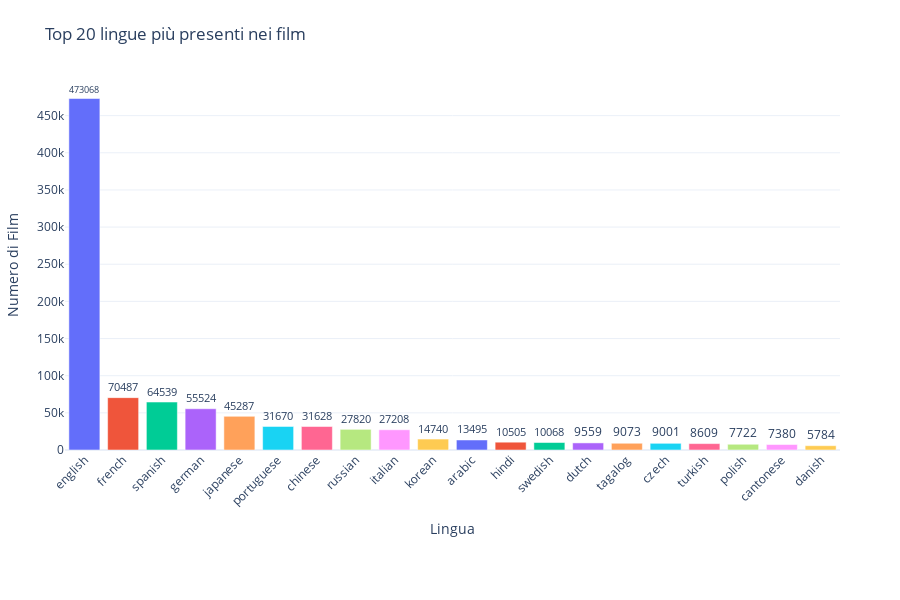

The notebook cell saved with this chart:
### Code cell
import pandas as pd
import plotly.express as px

language_counts = languages["language"].value_counts().reset_index()
language_counts.columns = ["language", "count"]

# 4. Seleziona le prime 20 lingue
top_languages = language_counts.head(20)

# 5. Crea bar chart verticale con colori discreti
fig = px.bar(
    top_languages,
    x="language",
    y="count",
    text="count",
    title="Top 20 lingue più presenti nei film",
    template="plotly_white",
    color="language",  # Colori per categoria
    color_discrete_sequence=px.colors.qualitative.Plotly  # Colori standard
)

# 6. Miglioramenti estetici
fig.update_layout(
    xaxis_title="Lingua",
    yaxis_title="Numero di Film",
    xaxis_tickangle=-45,
    height=600,
    margin=dict(t=80, l=60, r=60, b=150),
    showlegend=False  # Rimuove legenda perché già si vede sull’asse X
)

fig.update_traces(textposition="outside")

# 7. Mostra il grafico
fig.show()

### Figure 1 — Plotly figure (JSON) as saved in the notebook; plotly's stock layout.template omitted (floating-point values rounded to 4 significant figures)
{"data": [{"hovertemplate": "language=%{x}<br>count=%{text}<extra></extra>", "legendgroup": "english", "marker": {"color": "#636EFA", "pattern": {"shape": ""}}, "name": "english", "orientation": "v", "showlegend": true, "text": [473100.0], "textposition": "outside", "x": ["english"], "xaxis": "x", "y": [473068], "yaxis": "y", "type": "bar"}, {"hovertemplate": "language=%{x}<br>count=%{text}<extra></extra>", "legendgroup": "french", "marker": {"color": "#EF553B", "pattern": {"shape": ""}}, "name": "french", "orientation": "v", "showlegend": true, "text": [70490.0], "textposition": "outside", "x": ["french"], "xaxis": "x", "y": [70487], "yaxis": "y", "type": "bar"}, {"hovertemplate": "language=%{x}<br>count=%{text}<extra></extra>", "legendgroup": "spanish", "marker": {"color": "#00CC96", "pattern": {"shape": ""}}, "name": "spanish", "orientation": "v", "showlegend": true, "text": [64540.0], "textposition": "outside", "x": ["spanish"], "xaxis": "x", "y": [64539], "yaxis": "y", "type": "bar"}, {"hovertemplate": "language=%{x}<br>count=%{text}<extra></extra>", "legendgroup": "german", "marker": {"color": "#AB63FA", "pattern": {"shape": ""}}, "name": "german", "orientation": "v", "showlegend": true, "text": [55520.0], "textposition": "outside", "x": ["german"], "xaxis": "x", "y": [55524], "yaxis": "y", "type": "bar"}, {"hovertemplate": "language=%{x}<br>count=%{text}<extra></extra>", "legendgroup": "japanese", "marker": {"color": "#FFA15A", "pattern": {"shape": ""}}, "name": "japanese", "orientation": "v", "showlegend": true, "text": [45290.0], "textposition": "outside", "x": ["japanese"], "xaxis": "x", "y": [45287], "yaxis": "y", "type": "bar"}, {"hovertemplate": "language=%{x}<br>count=%{text}<extra></extra>", "legendgroup": "portuguese", "marker": {"color": "#19D3F3", "pattern": {"shape": ""}}, "name": "portuguese", "orientation": "v", "showlegend": true, "text": [31670.0], "textposition": "outside", "x": ["portuguese"], "xaxis": "x", "y": [31670], "yaxis": "y", "type": "bar"}, {"hovertemplate": "language=%{x}<br>count=%{text}<extra></extra>", "legendgroup": "chinese", "marker": {"color": "#FF6692", "pattern": {"shape": ""}}, "name": "chinese", "orientation": "v", "showlegend": true, "text": [31630.0], "textposition": "outside", "x": ["chinese"], "xaxis": "x", "y": [31628], "yaxis": "y", "type": "bar"}, {"hovertemplate": "language=%{x}<br>count=%{text}<extra></extra>", "legendgroup": "russian", "marker": {"color": "#B6E880", "pattern": {"shape": ""}}, "name": "russian", "orientation": "v", "showlegend": true, "text": [27820.0], "textposition": "outside", "x": ["russian"], "xaxis": "x", "y": [27820], "yaxis": "y", "type": "bar"}, {"hovertemplate": "language=%{x}<br>count=%{text}<extra></extra>", "legendgroup": "italian", "marker": {"color": "#FF97FF", "pattern": {"shape": ""}}, "name": "italian", "orientation": "v", "showlegend": true, "text": [27210.0], "textposition": "outside", "x": ["italian"], "xaxis": "x", "y": [27208], "yaxis": "y", "type": "bar"}, {"hovertemplate": "language=%{x}<br>count=%{text}<extra></extra>", "legendgroup": "korean", "marker": {"color": "#FECB52", "pattern": {"shape": ""}}, "name": "korean", "orientation": "v", "showlegend": true, "text": [14740.0], "textposition": "outside", "x": ["korean"], "xaxis": "x", "y": [14740], "yaxis": "y", "type": "bar"}, {"hovertemplate": "language=%{x}<br>count=%{text}<extra></extra>", "legendgroup": "arabic", "marker": {"color": "#636EFA", "pattern": {"shape": ""}}, "name": "arabic", "orientation": "v", "showlegend": true, "text": [13500.0], "textposition": "outside", "x": ["arabic"], "xaxis": "x", "y": [13495], "yaxis": "y", "type": "bar"}, {"hovertemplate": "language=%{x}<br>count=%{text}<extra></extra>", "legendgroup": "hindi", "marker": {"color": "#EF553B", "pattern": {"shape": ""}}, "name": "hindi", "orientation": "v", "showlegend": true, "text": [10500.0], "textposition": "outside", "x": ["hindi"], "xaxis": "x", "y": [10505], "yaxis": "y", "type": "bar"}, {"hovertemplate": "language=%{x}<br>count=%{text}<extra></extra>", "legendgroup": "swedish", "marker": {"color": "#00CC96", "pattern": {"shape": ""}}, "name": "swedish", "orientation": "v", "showlegend": true, "text": [10070.0], "textposition": "outside", "x": ["swedish"], "xaxis": "x", "y": [10068], "yaxis": "y", "type": "bar"}, {"hovertemplate": "language=%{x}<br>count=%{text}<extra></extra>", "legendgroup": "dutch", "marker": {"color": "#AB63FA", "pattern": {"shape": ""}}, "name": "dutch", "orientation": "v", "showlegend": true, "text": [9559.0], "textposition": "outside", "x": ["dutch"], "xaxis": "x", "y": [9559], "yaxis": "y", "type": "bar"}, {"hovertemplate": "language=%{x}<br>count=%{text}<extra></extra>", "legendgroup": "tagalog", "marker": {"color": "#FFA15A", "pattern": {"shape": ""}}, "name": "tagalog", "orientation": "v", "showlegend": true, "text": [9073.0], "textposition": "outside", "x": ["tagalog"], "xaxis": "x", "y": [9073], "yaxis": "y", "type": "bar"}, {"hovertemplate": "language=%{x}<br>count=%{text}<extra></extra>", "legendgroup": "czech", "marker": {"color": "#19D3F3", "pattern": {"shape": ""}}, "name": "czech", "orientation": "v", "showlegend": true, "text": [9001.0], "textposition": "outside", "x": ["czech"], "xaxis": "x", "y": [9001], "yaxis": "y", "type": "bar"}, {"hovertemplate": "language=%{x}<br>count=%{text}<extra></extra>", "legendgroup": "turkish", "marker": {"color": "#FF6692", "pattern": {"shape": ""}}, "name": "turkish", "orientation": "v", "showlegend": true, "text": [8609.0], "textposition": "outside", "x": ["turkish"], "xaxis": "x", "y": [8609], "yaxis": "y", "type": "bar"}, {"hovertemplate": "language=%{x}<br>count=%{text}<extra></extra>", "legendgroup": "polish", "marker": {"color": "#B6E880", "pattern": {"shape": ""}}, "name": "polish", "orientation": "v", "showlegend": true, "text": [7722.0], "textposition": "outside", "x": ["polish"], "xaxis": "x", "y": [7722], "yaxis": "y", "type": "bar"}, {"hovertemplate": "language=%{x}<br>count=%{text}<extra></extra>", "legendgroup": "cantonese", "marker": {"color": "#FF97FF", "pattern": {"shape": ""}}, "name": "cantonese", "orientation": "v", "showlegend": true, "text": [7380.0], "textposition": "outside", "x": ["cantonese"], "xaxis": "x", "y": [7380], "yaxis": "y", "type": "bar"}, {"hovertemplate": "language=%{x}<br>count=%{text}<extra></extra>", "legendgroup": "danish", "marker": {"color": "#FECB52", "pattern": {"shape": ""}}, "name": "danish", "orientation": "v", "showlegend": true, "text": [5784.0], "textposition": "outside", "x": ["danish"], "xaxis": "x", "y": [5784], "yaxis": "y", "type": "bar"}], "layout": {"xaxis": {"anchor": "y", "domain": [0.0, 1.0], "title": {"text": "Lingua"}, "categoryorder": "array", "categoryarray": ["english", "french", "spanish", "german", "japanese", "portuguese", "chinese", "russian", "italian", "korean", "arabic", "hindi", "swedish", "dutch", "tagalog", "czech", "turkish", "polish", "cantonese", "danish"], "tickangle": -45}, "yaxis": {"anchor": "x", "domain": [0.0, 1.0], "title": {"text": "Numero di Film"}}, "legend": {"title": {"text": "language"}, "tracegroupgap": 0}, "title": {"text": "Top 20 lingue più presenti nei film"}, "barmode": "relative", "margin": {"t": 80, "l": 60, "r": 60, "b": 150}, "height": 600, "showlegend": false}}
